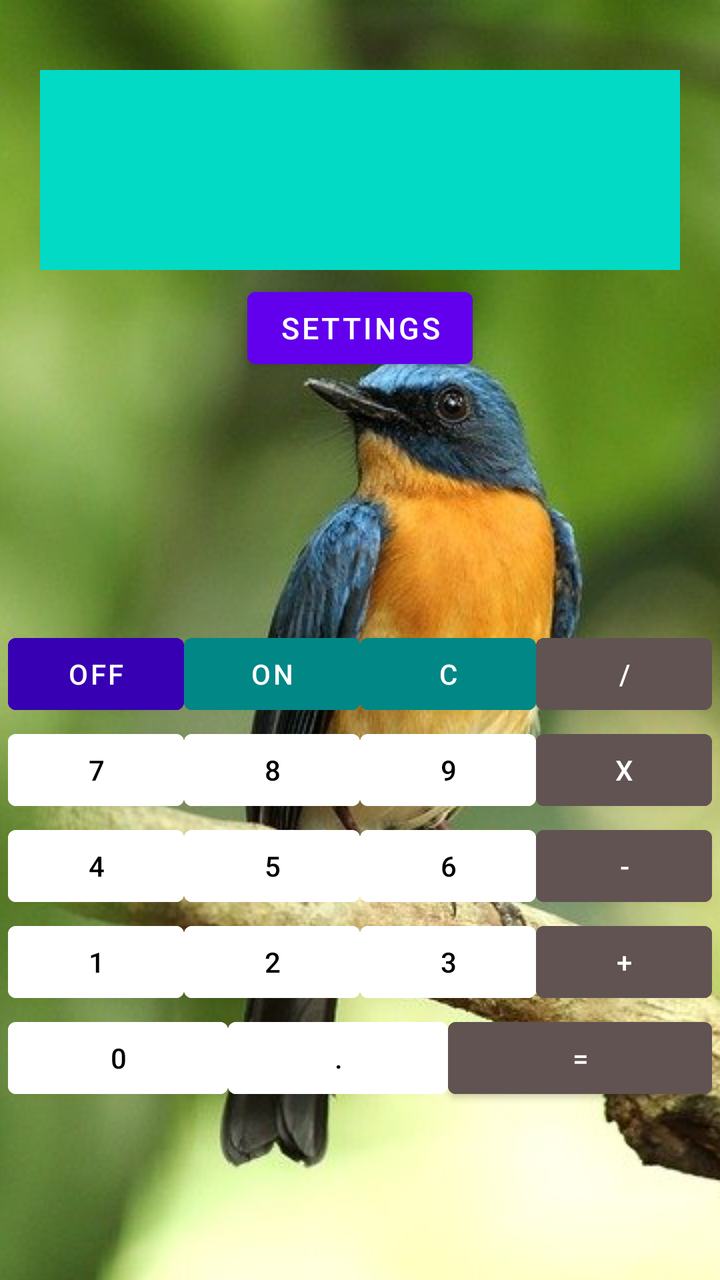
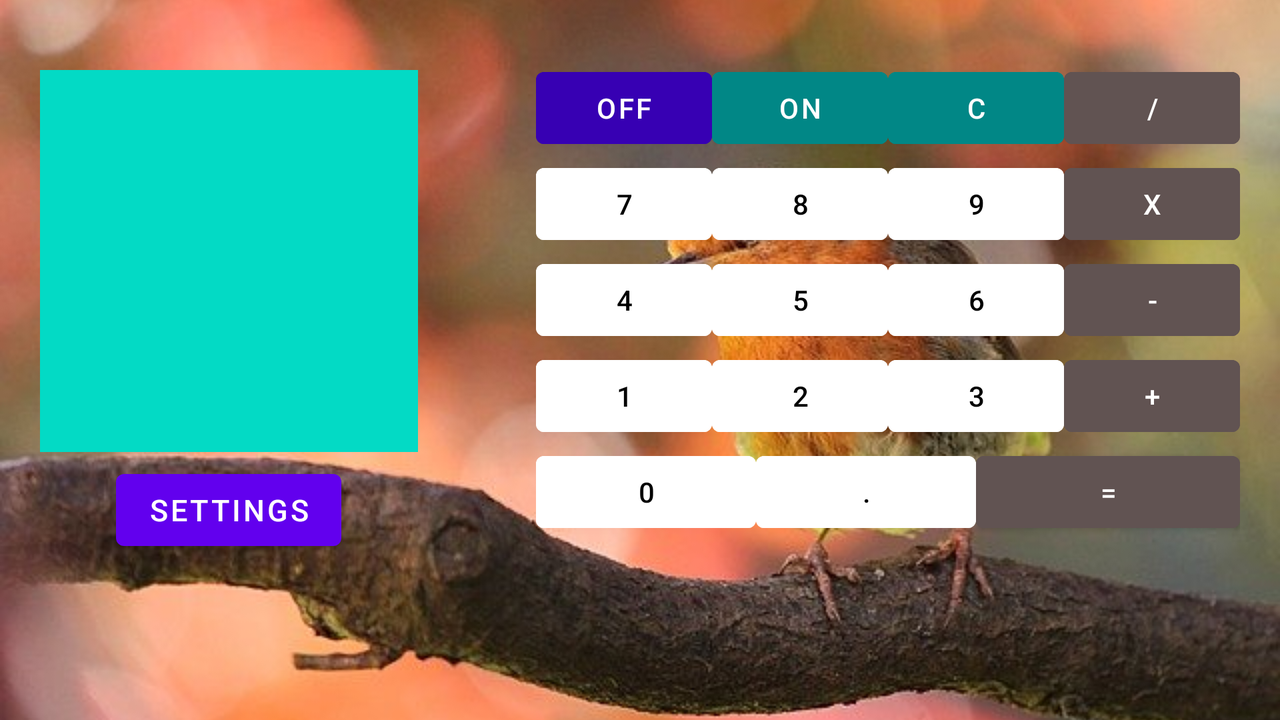

An Android layout and its configuration variant, each rendered on a device that would load it. The default file and the variant file are quoted in full after the pictures.
<!-- AndroidManifest.xml: application theme Theme.Calculate -->
<!-- res/layout/calculator_activity.xml -->
<?xml version="1.0" encoding="utf-8"?>
<FrameLayout
    xmlns:android="http://schemas.android.com/apk/res/android"
    xmlns:tools="http://schemas.android.com/tools"
    android:layout_width="match_parent"
    android:layout_height="match_parent"
    tools:context=".MainActivity">

    <ImageView
        android:id="@+id/imageView"
        android:layout_width="wrap_content"
        android:layout_height="wrap_content"
        tools:srcCompat="@drawable/fon_2"
        android:scaleType="centerCrop"
        android:src="@drawable/fon_2"
        />
 <LinearLayout
    android:orientation="vertical"
    android:layout_width="match_parent"
    android:layout_height="match_parent">

     <TextView
         android:id="@+id/screenResult"
         android:layout_width="match_parent"
         android:layout_height="100dp"
         android:layout_centerHorizontal="true"
         android:layout_marginLeft="20dp"
         android:layout_marginRight="20dp"
         android:layout_marginTop="35dp"
         android:background="@color/teal_200"
         android:gravity="end"
         android:padding="15dp"
         android:scrollbars="horizontal|vertical"
         android:text=" "
         android:textColor="@color/black"
         android:textSize="22sp"
         android:textStyle="normal"/>

     <com.google.android.material.button.MaterialButton
         android:id="@+id/settings"
         android:layout_width="wrap_content"
         android:layout_height="wrap_content"
         android:layout_gravity="center"
         android:layout_margin="5dp"
         android:text="@string/buttonSettings"
         android:textSize="15sp"/>

     <TableLayout
         android:layout_width="wrap_content"
         android:layout_height="wrap_content"
         android:layout_gravity="center"
         android:layout_columnSpan="4"
         android:layout_marginTop="120dp"
         style="@style/MyStyle">


         <TableRow
             android:gravity="center">

             <com.google.android.material.button.MaterialButton
                 android:id="@+id/buttonOff"
                 android:backgroundTint="@color/purple_700"
                 android:text="@string/buttonOff" />

             <com.google.android.material.button.MaterialButton
                 android:id="@+id/buttonOn"
                 android:backgroundTint="@color/teal_700"
                 android:text="@string/buttonOn" />

             <com.google.android.material.button.MaterialButton
                 android:id="@+id/buttonC"
                 android:backgroundTint="@color/teal_700"
                 android:text="@string/buttonC" />


             <com.google.android.material.button.MaterialButton
                 android:id="@+id/buttonDivision"
                 android:backgroundTint="#615352"
                 android:layout_weight="1"
                 android:text="@string/buttonDivision" />

         </TableRow>


         <TableRow
             android:gravity="center">

             <com.google.android.material.button.MaterialButton
                 android:id="@+id/button7"
                 android:backgroundTint="@color/white"
                 android:textColor="@color/black"
                 android:text="@string/button7" />

             <com.google.android.material.button.MaterialButton
                 android:id="@+id/button8"
                 android:backgroundTint="@color/white"
                 android:textColor="@color/black"
                 android:text="@string/button8" />

             <com.google.android.material.button.MaterialButton
                 android:id="@+id/button9"
                 android:backgroundTint="@color/white"
                 android:textColor="@color/black"
                 android:text="@string/button9" />

             <com.google.android.material.button.MaterialButton
                 android:id="@+id/buttonMultiplication"
                 android:backgroundTint="#615352"
                 android:layout_weight="1"
                 android:text="@string/buttonMultiplication" />

         </TableRow>

         <TableRow
             android:gravity="center">

             <com.google.android.material.button.MaterialButton
                 android:layout_width="wrap_content"
                 android:layout_height="wrap_content"
                 android:id="@+id/button4"
                 android:backgroundTint="@color/white"
                 android:textColor="@color/black"
                 android:text="@string/button4" />

             <com.google.android.material.button.MaterialButton
                 android:id="@+id/button5"
                 android:backgroundTint="@color/white"
                 android:textColor="@color/black"
                 android:text="@string/button5" />

             <com.google.android.material.button.MaterialButton
                 android:id="@+id/button6"
                 android:backgroundTint="@color/white"
                 android:textColor="@color/black"
                 android:text="@string/button6" />

             <com.google.android.material.button.MaterialButton
                 android:id="@+id/buttonMinus"
                 android:backgroundTint="#615352"
                 android:layout_weight="1"
                 android:text="@string/buttonMinus" />

         </TableRow>

         <TableRow
             android:gravity="center">

             <com.google.android.material.button.MaterialButton
                 android:id="@+id/button1"
                 android:backgroundTint="@color/white"
                 android:textColor="@color/black"
                 android:text="@string/button1" />

             <com.google.android.material.button.MaterialButton
                 android:id="@+id/button2"
                 android:backgroundTint="@color/white"
                 android:textColor="@color/black"
                 android:text="@string/button2" />

             <com.google.android.material.button.MaterialButton
                 android:id="@+id/button3"
                 android:backgroundTint="@color/white"
                 android:textColor="@color/black"
                 android:text="@string/button3" />

             <com.google.android.material.button.MaterialButton
                 android:id="@+id/buttonPlus"
                 android:backgroundTint="#615352"
                 android:layout_weight="1"
                 android:text="@string/buttonPlus" />

         </TableRow>


         <TableRow
             android:gravity="center">

             <com.google.android.material.button.MaterialButton
                 android:id="@+id/button0"
                 android:backgroundTint="@color/white"
                 android:textColor="@color/black"
                 android:layout_weight="1"
                 android:text="@string/button0" />

             <com.google.android.material.button.MaterialButton
                 android:id="@+id/buttonPt"
                 android:backgroundTint="@color/white"
                 android:textColor="@color/black"
                 android:layout_weight="1"
                 android:text="@string/buttonPt" />

             <com.google.android.material.button.MaterialButton
                 android:id="@+id/buttonResult"
                 android:backgroundTint="#615352"
                 android:layout_weight="2"
                 android:text="@string/buttonResult" />

         </TableRow>

     </TableLayout>

</LinearLayout>


</FrameLayout>
<!-- resources referenced by this layout -->
<resources>
  <color name="black">#FF000000</color>
  <color name="purple_700">#FF3700B3</color>
  <color name="teal_200">#FF03DAC5</color>
  <color name="teal_700">#FF018786</color>
  <color name="white">#FFFFFFFF</color>
  <!-- drawable fon_2: jpg bitmap (drawable, 40033 bytes) -->
  <string name="button0">0</string>
  <string name="button1">1</string>
  <string name="button2">2</string>
  <string name="button3">3</string>
  <string name="button4">4</string>
  <string name="button5">5</string>
  <string name="button6">6</string>
  <string name="button7">7</string>
  <string name="button8">8</string>
  <string name="button9">9</string>
  <string name="buttonC">C</string>
  <string name="buttonDivision">/</string>
  <string name="buttonMinus">-</string>
  <string name="buttonMultiplication">X</string>
  <string name="buttonOff">Off</string>
  <string name="buttonOn">ON</string>
  <string name="buttonPlus">+</string>
  <string name="buttonPt">.</string>
  <string name="buttonResult">=</string>
  <string name="buttonSettings">Settings</string>
  <style name="MyStyle" parent="Theme.Calculate">
          <item name="android:layout_width">wrap_content</item>
          <item name="android:layout_height">wrap_content</item>
          <item name="android:textSize">25dp</item>
          <item name="android:textColor">@color/white</item>
  
      </style>
  <style name="Theme.Calculate" parent="Theme.MaterialComponents.Light.NoActionBar">
          
          <item name="colorPrimary">@color/purple_500</item>
          <item name="colorPrimaryVariant">@color/purple_700</item>
          <item name="colorOnPrimary">@color/white</item>
          
          <item name="colorSecondary">@color/teal_200</item>
          <item name="colorSecondaryVariant">@color/teal_700</item>
          <item name="colorOnSecondary">@color/black</item>
          
          <item name="android:statusBarColor" tools:targetApi="l">?attr/colorPrimaryVariant</item>
          
      </style>
  <color name="purple_500">#FF6200EE</color>
</resources>
<!-- res/layout-land/calculator_activity.xml (the repository's variant of the layout above) -->
<!-- drawn on the phone turned sideways -->
<?xml version="1.0" encoding="utf-8"?>
<FrameLayout
    xmlns:android="http://schemas.android.com/apk/res/android"
    xmlns:tools="http://schemas.android.com/tools"
    android:layout_width="match_parent"
    android:layout_height="match_parent"
    tools:context=".MainActivity">


      <ImageView
        android:id="@+id/imageView"
        android:layout_width="wrap_content"
        android:layout_height="wrap_content"
        android:layout_gravity="left"
        android:scaleType="centerCrop"
        android:src="@drawable/fon_3"
        tools:srcCompat="@drawable/fon_3" />

    <LinearLayout
        android:orientation="vertical"
        android:layout_width="wrap_content"
        android:layout_height="match_parent"
        android:layout_gravity="left">

    <TextView
        android:id="@+id/screenResult"
        android:layout_width="189dp"
        android:layout_height="191dp"
        android:layout_centerHorizontal="true"
        android:layout_marginLeft="20dp"
        android:layout_marginTop="35dp"
        android:layout_marginRight="20dp"
        android:background="@color/teal_200"
        android:gravity="end"
        android:padding="15dp"
        android:scrollbars="horizontal|vertical"
        android:text=" "
        android:textColor="@color/black"
        android:textSize="22sp"
        android:textStyle="normal" />

        <com.google.android.material.button.MaterialButton
            android:id="@+id/settings"
            android:layout_width="wrap_content"
            android:layout_height="wrap_content"
            android:layout_gravity="center"
            android:layout_margin="5dp"
            android:text="@string/buttonSettings"
            android:textSize="15sp"/>

    </LinearLayout>

    <LinearLayout
        android:orientation="vertical"
        android:layout_width="wrap_content"
        android:layout_height="match_parent"
        android:layout_gravity="right">


        <TableLayout
            android:layout_width="wrap_content"
            android:layout_height="wrap_content"
            android:layout_columnSpan="4"
            android:layout_marginTop="30dp"
            android:layout_marginRight="20dp"
            style="@style/MyStyle">


            <TableRow
                android:gravity="center">

                <com.google.android.material.button.MaterialButton
                    android:id="@+id/buttonOff"
                    android:backgroundTint="@color/purple_700"
                    android:text="@string/buttonOff" />

                <com.google.android.material.button.MaterialButton
                    android:id="@+id/buttonOn"
                    android:backgroundTint="@color/teal_700"
                    android:text="@string/buttonOn" />

                <com.google.android.material.button.MaterialButton
                    android:id="@+id/buttonC"
                    android:backgroundTint="@color/teal_700"
                    android:text="@string/buttonC" />


                <com.google.android.material.button.MaterialButton
                    android:id="@+id/buttonDivision"
                    android:backgroundTint="#615352"
                    android:layout_weight="1"
                    android:text="@string/buttonDivision" />

            </TableRow>


            <TableRow
                android:gravity="center">

                <com.google.android.material.button.MaterialButton
                    android:id="@+id/button7"
                    android:backgroundTint="@color/white"
                    android:textColor="@color/black"
                    android:text="@string/button7" />

                <com.google.android.material.button.MaterialButton
                    android:id="@+id/button8"
                    android:backgroundTint="@color/white"
                    android:textColor="@color/black"
                    android:text="@string/button8" />

                <com.google.android.material.button.MaterialButton
                    android:id="@+id/button9"
                    android:backgroundTint="@color/white"
                    android:textColor="@color/black"
                    android:text="@string/button9" />

                <com.google.android.material.button.MaterialButton
                    android:id="@+id/buttonMultiplication"
                    android:backgroundTint="#615352"
                    android:layout_weight="1"
                    android:text="@string/buttonMultiplication" />

            </TableRow>

            <TableRow
                android:gravity="center">

                <com.google.android.material.button.MaterialButton
                    android:layout_width="wrap_content"
                    android:layout_height="wrap_content"
                    android:id="@+id/button4"
                    android:backgroundTint="@color/white"
                    android:textColor="@color/black"
                    android:text="@string/button4" />

                <com.google.android.material.button.MaterialButton
                    android:id="@+id/button5"
                    android:backgroundTint="@color/white"
                    android:textColor="@color/black"
                    android:text="@string/button5" />

                <com.google.android.material.button.MaterialButton
                    android:id="@+id/button6"
                    android:backgroundTint="@color/white"
                    android:textColor="@color/black"
                    android:text="@string/button6" />

                <com.google.android.material.button.MaterialButton
                    android:id="@+id/buttonMinus"
                    android:backgroundTint="#615352"
                    android:layout_weight="1"
                    android:text="@string/buttonMinus" />

            </TableRow>

            <TableRow
                android:gravity="center">

                <com.google.android.material.button.MaterialButton
                    android:id="@+id/button1"
                    android:backgroundTint="@color/white"
                    android:textColor="@color/black"
                    android:text="@string/button1" />

                <com.google.android.material.button.MaterialButton
                    android:id="@+id/button2"
                    android:backgroundTint="@color/white"
                    android:textColor="@color/black"
                    android:text="@string/button2" />

                <com.google.android.material.button.MaterialButton
                    android:id="@+id/button3"
                    android:backgroundTint="@color/white"
                    android:textColor="@color/black"
                    android:text="@string/button3" />

                <com.google.android.material.button.MaterialButton
                    android:id="@+id/buttonPlus"
                    android:backgroundTint="#615352"
                    android:layout_weight="1"
                    android:text="@string/buttonPlus" />

            </TableRow>


            <TableRow
                android:gravity="center">

                <com.google.android.material.button.MaterialButton
                    android:id="@+id/button0"
                    android:backgroundTint="@color/white"
                    android:textColor="@color/black"
                    android:layout_weight="1"
                    android:text="@string/button0" />

                <com.google.android.material.button.MaterialButton
                    android:id="@+id/buttonPt"
                    android:backgroundTint="@color/white"
                    android:textColor="@color/black"
                    android:layout_weight="1"
                    android:text="@string/buttonPt" />

                <com.google.android.material.button.MaterialButton
                    android:id="@+id/buttonResult"
                    android:backgroundTint="#615352"
                    android:layout_weight="2"
                    android:text="@string/buttonResult" />

            </TableRow>

        </TableLayout>

    </LinearLayout>
</FrameLayout>
<!-- resources referenced by the variant -->
<!-- as the phone turned sideways resolves them -->
<resources>
  <color name="black">#FF000000</color>
  <color name="purple_700">#FF3700B3</color>
  <color name="teal_200">#FF03DAC5</color>
  <color name="teal_700">#FF018786</color>
  <color name="white">#FFFFFFFF</color>
  <!-- drawable fon_3: jpg bitmap (drawable, 43435 bytes) -->
  <string name="button0">0</string>
  <string name="button1">1</string>
  <string name="button2">2</string>
  <string name="button3">3</string>
  <string name="button4">4</string>
  <string name="button5">5</string>
  <string name="button6">6</string>
  <string name="button7">7</string>
  <string name="button8">8</string>
  <string name="button9">9</string>
  <string name="buttonC">C</string>
  <string name="buttonDivision">/</string>
  <string name="buttonMinus">-</string>
  <string name="buttonMultiplication">X</string>
  <string name="buttonOff">Off</string>
  <string name="buttonOn">ON</string>
  <string name="buttonPlus">+</string>
  <string name="buttonPt">.</string>
  <string name="buttonResult">=</string>
  <string name="buttonSettings">Settings</string>
  <style name="MyStyle" parent="Theme.Calculate">
          <item name="android:layout_width">wrap_content</item>
          <item name="android:layout_height">wrap_content</item>
          <item name="android:textSize">25dp</item>
          <item name="android:textColor">@color/white</item>
  
      </style>
  <style name="Theme.Calculate" parent="Theme.MaterialComponents.Light.NoActionBar">
          
          <item name="colorPrimary">@color/purple_500</item>
          <item name="colorPrimaryVariant">@color/purple_700</item>
          <item name="colorOnPrimary">@color/white</item>
          
          <item name="colorSecondary">@color/teal_200</item>
          <item name="colorSecondaryVariant">@color/teal_700</item>
          <item name="colorOnSecondary">@color/black</item>
          
          <item name="android:statusBarColor" tools:targetApi="l">?attr/colorPrimaryVariant</item>
          
      </style>
  <color name="purple_500">#FF6200EE</color>
</resources>
